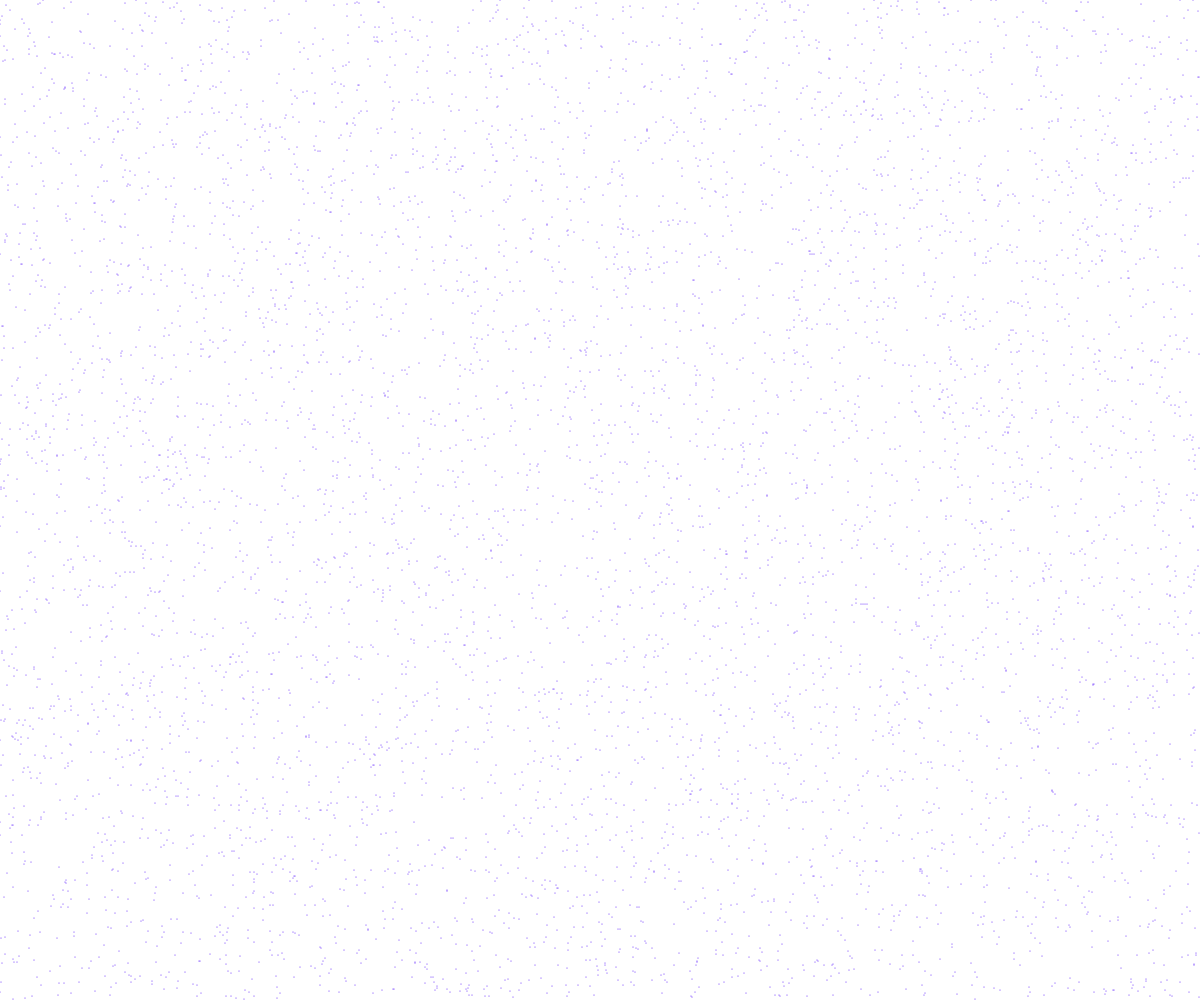
Frame 1 (no input)
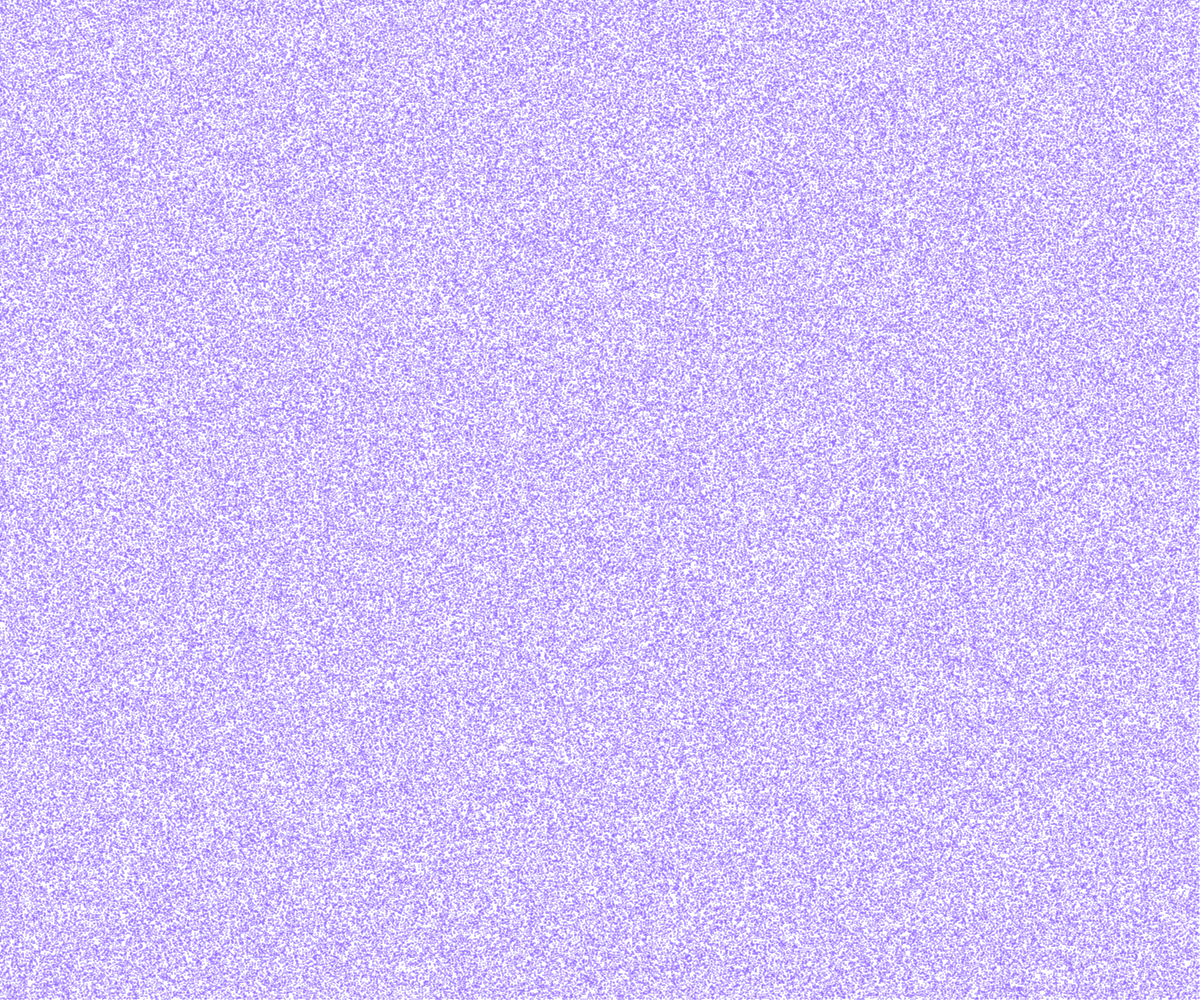
Frame 60 (no input)
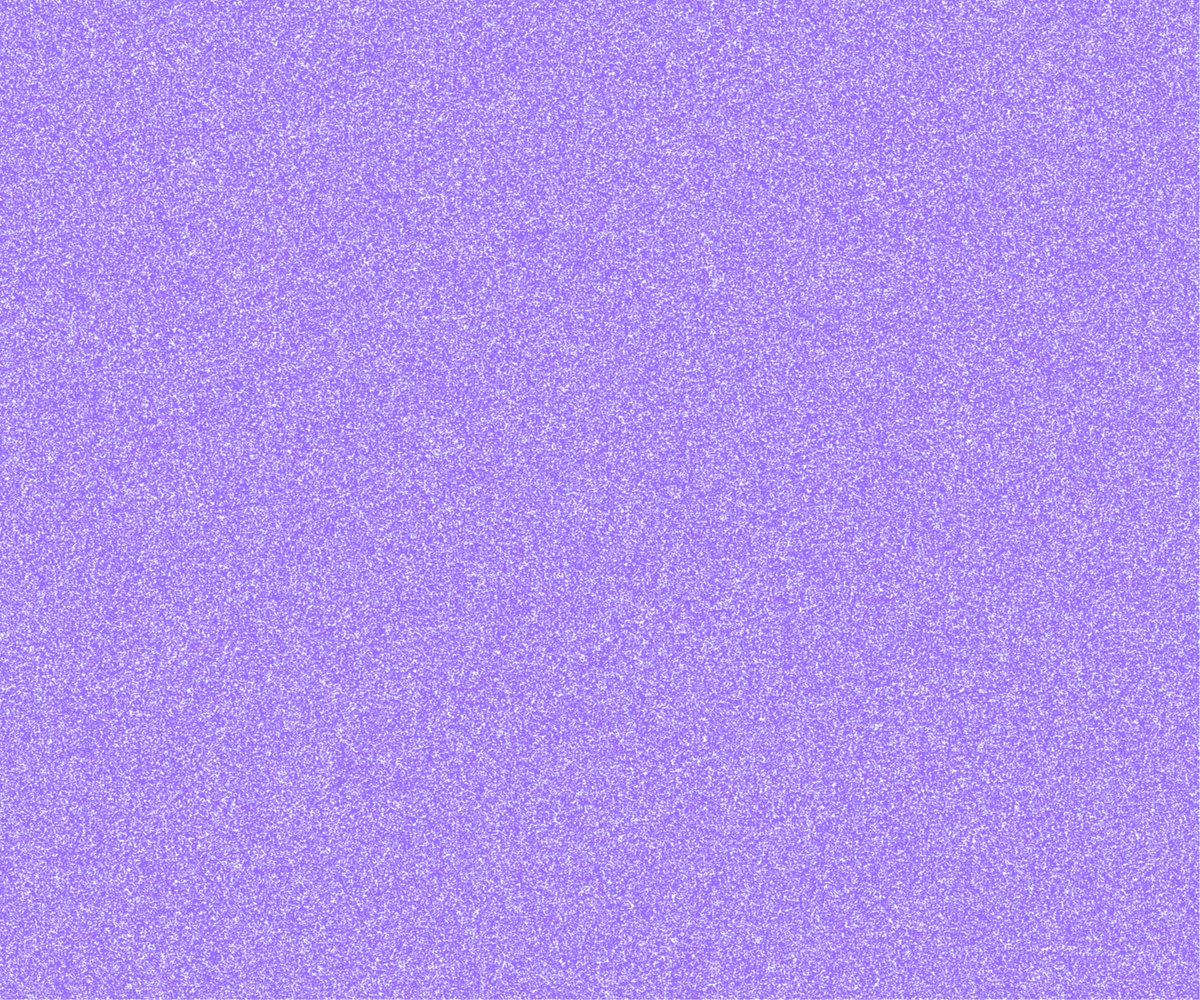
Frame 120 (the mouse pressed at the canvas centre since frame 60)

The p5.js sketch that drew these frames (run headless with seeded random() and noise() and a simulated clock; from frame 60 on, the mouse is pressed at the canvas centre):

// p5.js sketch
// ── sketch.js
let w = window.innerWidth;
let h = window.innerHeight;

let windowPixels;
let totalPixelNumber;
let pixelIndex;
let paintPerFrame;
const DURATION = 3000;
const FRAME_PER_SECOND = 60;

function setup() {
  createCanvas(w, h);
  background(255);
  colorMode(HSB, 100);
  stroke(random(0, 100), 100, 100);

  initArray();

  pixelIndex = 0;
  totalPixelNumber = windowPixels.length - 1;
  paintPerFrame = totalPixelNumber / (FRAME_PER_SECOND / 1000 * DURATION);
  frameRate(FRAME_PER_SECOND);
}

function draw() {
  for(let i = 0; i < paintPerFrame; i++) {
    if(pixelIndex <= totalPixelNumber) {
      let value = windowPixels[pixelIndex];
      let x = value % w;
      let y = floor(value / w);
      point(x, y);
    }
    pixelIndex++;
  }
}

function mouseReleased() {
  pixelIndex = 0;
  stroke(random(0, 100), 100, 100);
  initArray();
}

function touchEnded() {
  pixelIndex = 0;
  stroke(random(0, 100), 100, 100);
  initArray();
}

function initArray() {
  windowPixels = [];
  for(let i = 0; i < w * h; i++) {
    windowPixels.push(i);
  }
  shuffleArray(windowPixels);
}

function shuffleArray(array) {
  let currentIndex = array.length;
  let tmp, randomIndex;
  while(currentIndex > 0) {
    randomIndex = Math.floor(Math.random() * currentIndex);
    currentIndex--;
    tmp = array[currentIndex];
    array[currentIndex] = array[randomIndex];
    array[randomIndex] = tmp;
  }
  return array;
}
